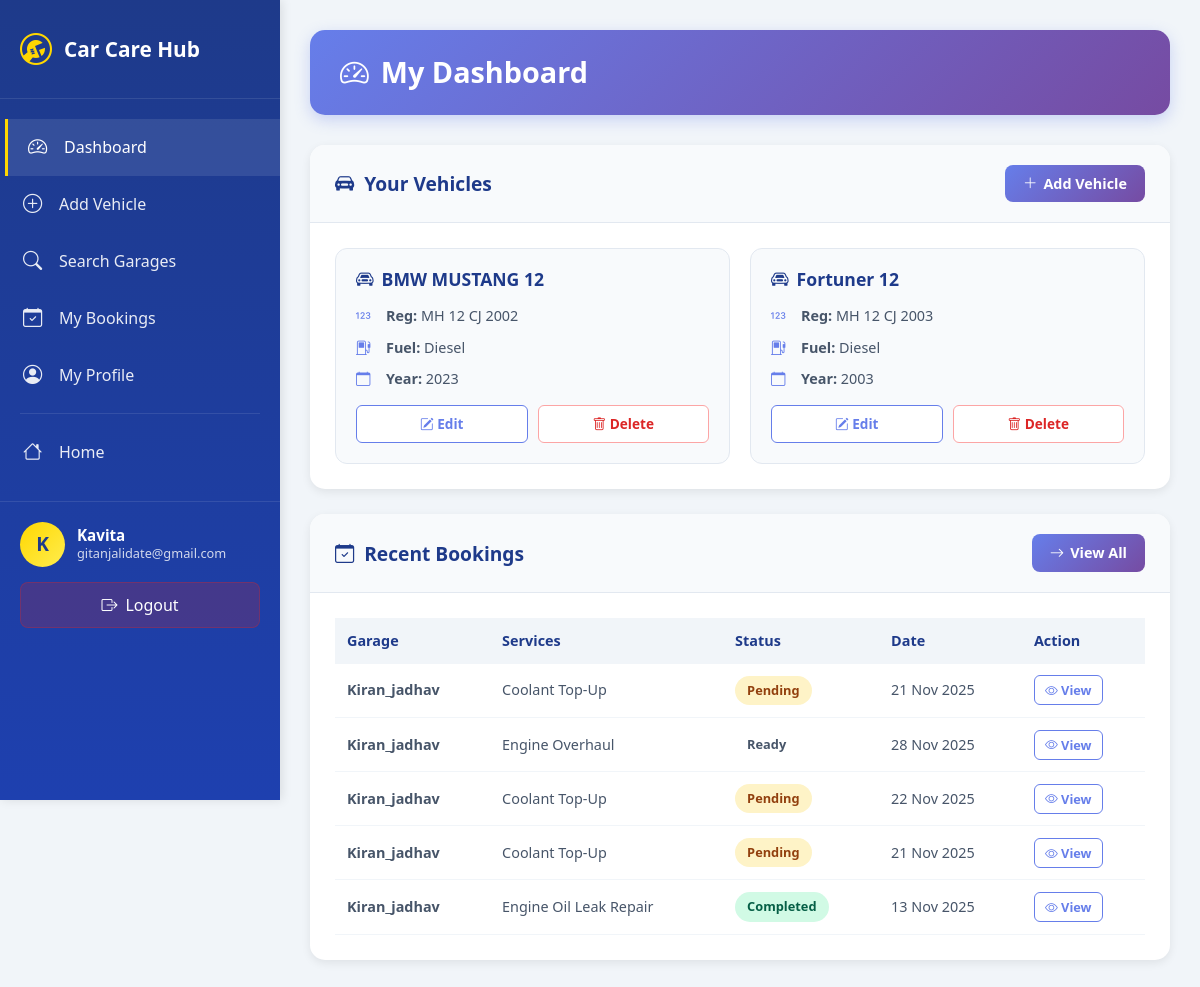
/customers/dashboard/ (signed in), run on the app's committed database.
### accounts/models.py (models this page shows, shortened)
class UserProfile(AbstractUser):
    ROLE_CUSTOMER = 'customer'
    ROLE_GARAGE = 'garage'
    ROLE_CHOICES = [
        (ROLE_CUSTOMER, 'Customer'),
        (ROLE_GARAGE, 'Garage'),
    ]
    role = models.CharField(max_length=15, choices=ROLE_CHOICES, default=ROLE_CUSTOMER)
    phone = models.CharField(max_length=20, blank=True)
    address = models.TextField(blank=True)
    is_email_verified = models.BooleanField(default=False)
    otp_code = models.CharField(max_length=6, blank=True, null=True)
    otp_expires_at = models.DateTimeField(blank=True, null=True)

### customers/models.py (models this page shows, shortened)
class Vehicle(models.Model):
    VEHICLE_TYPES = [
        ('2W', 'Two Wheeler'),
        ('4W', 'Four Wheeler'),
    ]
    FUEL_TYPES = [
        ('Petrol', 'Petrol'),
        ('Diesel', 'Diesel'),
        ('Electric', 'Electric'),
        ('Hybrid', 'Hybrid'),
        ('CNG', 'CNG'),
    ]
    customer = models.ForeignKey(User, on_delete=models.CASCADE, related_name='vehicles')
    vehicle_type = models.CharField(max_length=2, choices=VEHICLE_TYPES)
    brand = models.CharField(max_length=50)
    model = models.CharField(max_length=50)
    year_of_manufacture = models.PositiveIntegerField()
    fuel_type = models.CharField(max_length=10, choices=FUEL_TYPES)
    registration_number = models.CharField(max_length=20, unique=True)
    last_service_date = models.DateField(blank=True, null=True)
    created_at = models.DateTimeField(auto_now_add=True)

### bookings/models.py (models this page shows, shortened)
class Booking(models.Model):
    STATUS_CHOICES = [
        ('Pending', 'Pending'),
        ('In Service', 'In Service'),
        ('Ready', 'Ready for Pickup'),
        ('Completed', 'Completed'),
        ('Cancelled', 'Cancelled'),
    ]
    DELIVERY_CHOICES = [
        ('Pickup', 'Pickup'),
        ('Self-Drop', 'Self-Drop'),
    ]
    booking_id = models.CharField(max_length=15, unique=True, editable=False,default='TEMP')
    booking_id = models.CharField(max_length=15, unique=True, editable=False ,null=True, blank=True)
    customer = models.ForeignKey(settings.AUTH_USER_MODEL, on_delete=models.CASCADE, related_name='bookings')
    garage = models.ForeignKey(Garage, on_delete=models.CASCADE, related_name='bookings')
    vehicle = models.ForeignKey(Vehicle, on_delete=models.CASCADE, related_name='bookings',null=True, blank=True)
    services = models.ManyToManyField(GarageService, related_name='bookings')
    delivery_option = models.CharField(max_length=20, choices=DELIVERY_CHOICES, default='Self-Drop')
    appointment_date = models.DateField()
    status = models.CharField(max_length=20, choices=STATUS_CHOICES, default='Pending')
    remarks = models.TextField(blank=True, null=True)
    booked_on = models.DateTimeField(auto_now_add=True)
    class Meta:
        ordering = ['-booked_on']

### garage/models.py (models this page shows, shortened)
class Garage(models.Model):
    user = models.OneToOneField(User, on_delete=models.CASCADE, related_name='garage_profile')
    name = models.CharField(max_length=150)
    phone = models.CharField(max_length=15)
    address = models.TextField()
    city = models.CharField(max_length=100)
    state = models.CharField(max_length=100)
    pincode = models.CharField(max_length=10)
    description = models.TextField(blank=True)
    image = models.ImageField(upload_to='garages/', blank=True, null=True)
    rating = models.DecimalField(max_digits=3, decimal_places=1, default=0.0)
    approved = models.BooleanField(default=True)
    created_at = models.DateTimeField(auto_now_add=True)
    updated_at = models.DateTimeField(auto_now=True)

class GarageService(models.Model):
    garage = models.ForeignKey(Garage, on_delete=models.CASCADE, related_name='services')
    service_type = models.ForeignKey(ServiceType, on_delete=models.SET_NULL, null=True)
    price = models.DecimalField(max_digits=10, decimal_places=2)
    opening_hours = models.CharField(max_length=100, blank=True, null=True)
    custom_text = models.CharField(max_length=255, blank=True)

class ServiceType(models.Model):
    name = models.CharField(max_length=100, unique=True)
    description = models.TextField(blank=True)
    parent = models.ForeignKey('self', null=True, blank=True, related_name='subtypes', on_delete=models.CASCADE)

### customers/views.py (the view)
# urls.py: path('dashboard/', views.customer_dashboard, name='dashboard'),
@login_required
def customer_dashboard(request):
    vehicles = Vehicle.objects.filter(customer=request.user)
    bookings = Booking.objects.filter(customer=request.user).order_by('-booked_on')[:5]
    return render(request, 'customers/customer_dashboard.html', {
        'vehicles': vehicles,
        'bookings': bookings
    })

### customers/templates/customers/customer_dashboard.html (shortened to what this page needs)
<!DOCTYPE html>
{% load static %}
<html lang="en">
<head>
    <link href="https://cdn.jsdelivr.net/npm/bootstrap@5.3.0/dist/css/bootstrap.min.css" rel="stylesheet">
    <link rel="stylesheet" href="https://cdn.jsdelivr.net/npm/bootstrap-icons@1.11.0/font/bootstrap-icons.css">
</head>
<body>
    <div class="wrapper">
        <aside class="sidebar" id="sidebar">
            <div class="sidebar-header">
                <i class="bi bi-wrench-adjustable-circle"></i>
                <h3>Car Care Hub</h3>
            </div>
            <nav class="sidebar-menu">
                <a href="{% url 'customers:dashboard' %}" class="menu-item active">
                    <i class="bi bi-speedometer2"></i>
                    <span>Dashboard</span>
                </a>
                <a href="{% url 'customers:add_vehicle' %}" class="menu-item">
                    <i class="bi bi-plus-circle"></i>
                    <span>Add Vehicle</span>
                </a>
                <a href="{% url 'customers:search_garages' %}" class="menu-item">
                    <i class="bi bi-search"></i>
                    <span>Search Garages</span>
                </a>
                <a href="{% url 'customers:booking_history' %}" class="menu-item">
                    <i class="bi bi-calendar-check"></i>
                    <span>My Bookings</span>
                </a>
                <a href="{% url 'customers:customer_profile' %}" class="menu-item">
                    <i class="bi bi-person-circle"></i>
                    <span>My Profile</span>
                </a>
                <div class="menu-divider"></div>
                <a href="{% url 'accounts:home' %}" class="menu-item">
                    <i class="bi bi-house"></i>
                    <span>Home</span>
                </a>
            </nav>
            <div class="user-section">
                <div class="user-info">
                    <div class="user-avatar">{{ user.username|first|upper }}</div>
                    <div class="user-details">
                        <h5>{{ user.get_full_name|default:user.username }}</h5>
                        <p>{{ user.email }}</p>
                    </div>
                </div>
                <a href="{% url 'accounts:custom_logout' %}" class="logout-btn">
                    <i class="bi bi-box-arrow-right"></i>
                    <span>Logout</span>
                </a>
            </div>
        </aside>
        <main class="main-content">
            <div class="content-header">
                <h1>
                    <i class="bi bi-speedometer2"></i>
                    My Dashboard
                </h1>
            </div>
            <div class="section-card">
                <div class="section-header">
                    <h2>
                        <i class="bi bi-car-front-fill"></i>
                        Your Vehicles
                    </h2>
                    <a href="{% url 'customers:add_vehicle' %}" class="btn-add">
                        <i class="bi bi-plus-lg"></i>
                        Add Vehicle
                    </a>
                </div>
                <div class="section-body">
                    {% if vehicles %}
                    <div class="vehicles-grid">
                        {% for vehicle in vehicles %}
                        <div class="vehicle-card">
                            <h3 class="vehicle-title">
                                <i class="bi bi-car-front"></i>
                                {{ vehicle.brand }} {{ vehicle.model }}
                            </h3>
                            <div class="vehicle-info">
                                <i class="bi bi-123"></i>
                                <span><strong>Reg:</strong> {{ vehicle.registration_number }}</span>
                            </div>
                            <div class="vehicle-info">
                                <i class="bi bi-fuel-pump"></i>
                                <span><strong>Fuel:</strong> {{ vehicle.fuel_type }}</span>
                            </div>
                            <div class="vehicle-info">
                                <i class="bi bi-calendar"></i>
                                <span><strong>Year:</strong> {{ vehicle.year_of_manufacture }}</span>
                            </div>
                            <div class="vehicle-actions">
                                <a href="{% url 'customers:edit_vehicle' vehicle.id %}" class="btn-action btn-edit">
                                    <i class="bi bi-pencil-square"></i> Edit
                                </a>
                                <a href="{% url 'customers:delete_vehicle' vehicle.id %}" class="btn-action btn-delete">
                                    <i class="bi bi-trash"></i> Delete
                                </a>
                            </div>
                        </div>
                        {% endfor %}
                    </div>
                    {% endif %}
                </div>
            </div>
            <div class="section-card">
                <div class="section-header">
                    <h2>
                        <i class="bi bi-calendar-check"></i>
                        Recent Bookings
                    </h2>
                    <a href="{% url 'customers:booking_history' %}" class="btn-add">
                        <i class="bi bi-arrow-right"></i>
                        View All
                    </a>
                </div>
                <div class="section-body">
                    {% if bookings %}
                    <div class="table-responsive">
                        <table class="bookings-table">
                            <thead>
                                <tr>
                                    <th>Garage</th>
                                    <th>Services</th>
                                    <th>Status</th>
                                    <th>Date</th>
                                    <th>Action</th>
                                </tr>
                            </thead>
                            <tbody>
                                {% for booking in bookings %}
                                <tr>
                                    <td><strong>{{ booking.garage.name }}</strong></td>
                                    <td>
                                        {% for service in booking.services.all|slice:":2" %}
                                        {{ service.service_type.name }}{% if not forloop.last %}, {% endif %}
                                        {% endfor %}
                                    </td>
                                    <td>
                                        <span class="status-badge status-{{ booking.status|lower|slugify }}">
                                            {{ booking.status }}
                                        </span>
                                    </td>
                                    <td>{{ booking.appointment_date|date:"d M Y" }}</td>
                                    <td>
                                        <a href="{% url 'bookings:booking_detail' booking.id %}" class="btn-action btn-edit" style="font-size: 0.8rem; padding: 5px 10px;">
                                            <i class="bi bi-eye"></i> View
                                        </a>
                                    </td>
                                </tr>
                                {% endfor %}
                            </tbody>
                        </table>
                    </div>
                    {% endif %}
                </div>
            </div>
        </main>
    </div>
</body>
</html>

### data on the page
UserProfile: username|first "K", get_full_name "Kavita", email "gitanjalidate@gmail.com"
Vehicle: brand "BMW", model "MUSTANG 12", registration_number "MH 12 CJ 2002", fuel_type "Diesel", year_of_manufacture "2023"
Vehicle: brand "Fortuner", model "12", registration_number "MH 12 CJ 2003", fuel_type "Diesel", year_of_manufacture "2003"
Booking: garage.name "Kiran_jadhav", status "Pending", appointment_date "21 Nov 2025"
GarageService: service_type.name "Coolant Top-Up"
Booking: garage.name "Kiran_jadhav", status "Ready", appointment_date "28 Nov 2025"
GarageService: service_type.name "Engine Overhaul"
Booking: garage.name "Kiran_jadhav", status "Pending", appointment_date "22 Nov 2025"
Booking: garage.name "Kiran_jadhav", status "Pending", appointment_date "21 Nov 2025"
Booking: garage.name "Kiran_jadhav", status "Completed", appointment_date "13 Nov 2025"
GarageService: service_type.name "Engine Oil Leak Repair"
